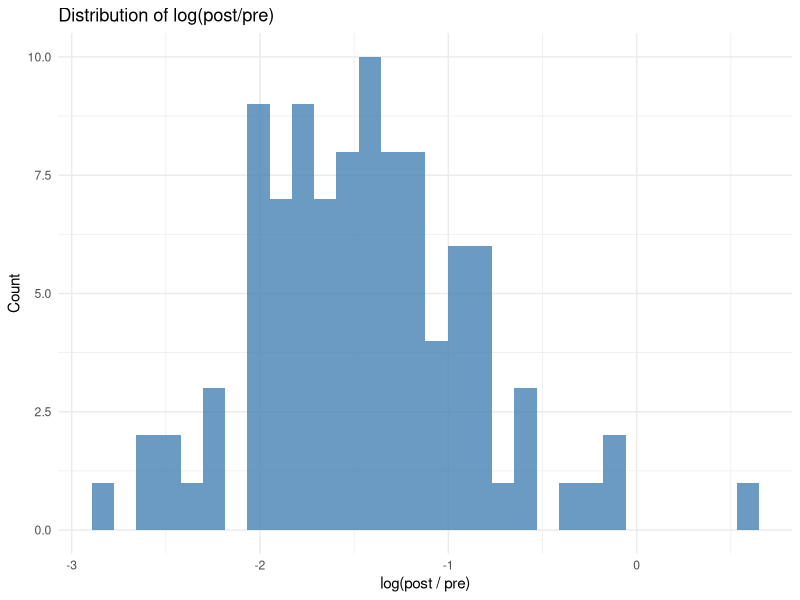
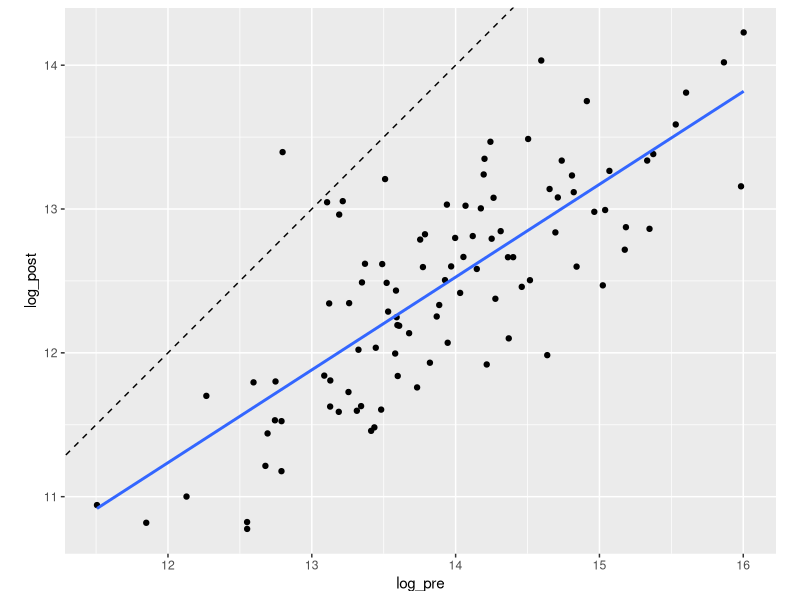
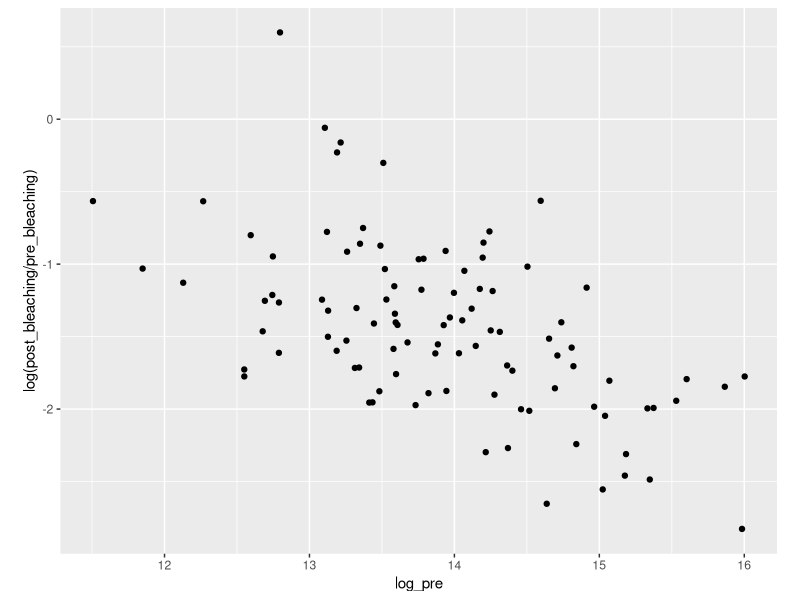

Recreate these plots in R, in order.
library(tidyverse)


z_test_slope_less_than <- function(model, value) {
  # Extract coefficients
  coefs <- summary(model)$coefficients
  
  # Extract slope estimate and standard error
  slope_est <- coefs[2, "Estimate"]
  slope_se <- coefs[2, "Std. Error"]
  
  # Compute z-statistic and one-sided p-value
  z <- (slope_est - value) / slope_se
  p <- pnorm(z)  # One-sided: P(β < value)
  
  return(p)
}



set.seed(123)

# Parameters
n <- 100
geo_mean_pre <- 1e6
log_sd_pre <- 1

# Simulate pre-bleaching values (lognormal)
df <- tibble(
  coral_id = 1:n,
  pre_bleaching = rlnorm(n, meanlog = log(geo_mean_pre), sdlog = log_sd_pre),
  log_pre = log(pre_bleaching)
)

# Now simulate log(post/pre) ~ Normal(mu, sigma)
mu_logloss <- log(0.25)  # corresponds to 75% geometric mean loss
sd_logloss <- 0.5        # amount of variation in log-loss

# Optional: add a systematic relationship between pre and log-loss
b <- 0.3  # strength of effect
noise <- rnorm(n, mean = 0, sd = sd_logloss)

df <- df %>%
  mutate(log_loss = mu_logloss - b * scale(log_pre)[,1] + noise,  # correlation + noise
         post_bleaching = pre_bleaching * exp(log_loss),
         log_post = log(post_bleaching))

df %>%
  ggplot(aes(x = log_loss)) +
  geom_histogram(bins = 30, fill = "steelblue", alpha = 0.8) +
  labs(title = "Distribution of log(post/pre)",
       x = "log(post / pre)", y = "Count") +
  theme_minimal()


# Post vs. Pre
ggplot(df, aes(x = log_pre, y = log_post)) +
  geom_point() +
  geom_abline(slope = 1, intercept = 0, lty = 2) +
  geom_smooth(method = "lm", se = FALSE) +
  coord_fixed()
mod <- lm(log_post ~ log_pre, data = df)
z_test_slope_less_than(mod, 1)


# Logloss vs. Pre
ggplot(df, aes(x = log_pre, y = log(post_bleaching/pre_bleaching))) +
  geom_point() +
  coord_fixed()
mod <- lm(log_loss ~ log_pre, data = df)
z_test_slope_less_than(mod, 0)





